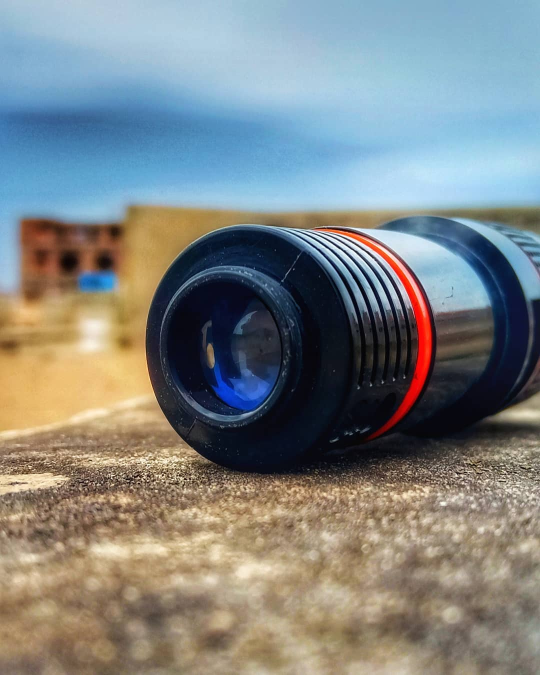
#> input picture library/10.jpg, 1080 x 1350 px (shown at 1/2 size)
$ python build_images.py
#> lines starting #> are read from the running program, lines starting #| are printed output that depends on the picture
#> in process, im is the input picture: PIL image 1080x1350 RGB; mean R, G, B 127.5, 132.7, 132
#!/usr/bin/env python3
"""
Image pipeline for photo-by-azeem.

Reads originals from `library/`, and for each photo:
  - trims baked-in letterbox bars (Instagram-style white/black padding)
  - emits a responsive ladder of WebP + JPEG derivatives (never upscaling)
  - extracts a blurred LQIP placeholder + dominant colour (kills layout shift)
  - writes `data/gallery.json`, which drives the whole gallery

Usage:
    python3 tools/build_images.py            # build only what changed
    python3 tools/build_images.py --force    # rebuild everything

To add new photos: drop them into `library/`, add an entry to CURATION below
(or leave it out to default to the "street" category), then re-run.
"""

import argparse
import base64
import io
import json
import os
import sys
from collections import Counter

from PIL import Image, ImageFilter

ROOT = os.path.dirname(os.path.dirname(os.path.abspath(__file__)))
SRC = os.path.join(ROOT, "library")
OUT = os.path.join(ROOT, "assets", "gallery")
MANIFEST = os.path.join(ROOT, "data", "gallery.json")

# Responsive ladder. A derivative is only produced if the original is at least
# this wide -- we never invent pixels that were not in the source file.
WIDTHS = [400, 800, 1200, 1600, 2400]

# WebP carries the whole ladder (~97% browser support). A single JPEG rung is
# emitted at FALLBACK_W purely as the <img> src for the long tail.
FALLBACK_W = 1200
JPEG_Q = 82
LQIP_W = 20


def webp_quality(width):
    """Big rungs are only ever seen fullscreen in the lightbox, where a lower
    quality is visually indistinguishable but roughly 40% lighter."""
    if width >= 1600:
        return 72
    if width >= 1200:
        return 78
    return 80


def avif_quality(width):
    """AVIF holds detail at lower settings than WebP; these land ~30% lighter
    than the WebP rung at the same visual quality."""
    if width >= 1600:
        return 50
    if width >= 1200:
        return 55
    return 60

# ---------------------------------------------------------------------------
# Curation. Photos are keyed by their original filename.
#
# Categories were assigned by eye from contact sheets of the full library.
# Anything not listed here is skipped -- that is how the screenshots, text/quote
# overlays and duplicates stay out of the portfolio.
#
# Entries are (category, title) or (category, title, caption). The caption is
# the place/year line under the title in the lightbox -- only add one when the
# location is actually known; an absent caption simply shows nothing.
# ---------------------------------------------------------------------------
MACRO, GOLDEN, ARCH, NATURE, RIDES, MOUNTAINS, STREET, SACRED = (
    "macro", "golden", "architecture", "nature", "rides", "mountains", "street",
    "pilgrimage",
)

CATEGORY_META = [
    ("macro",        "Macro"),
    ("golden",       "Golden Hour"),
    ("architecture", "Architecture"),
    ("pilgrimage",   "Pilgrimage"),
    ("nature",       "Nature"),
    ("rides",        "Roads & Rides"),
    ("mountains",    "Mountains"),
    ("street",       "Street"),
]

CURATION = {
    # --- macro / objects: the bokeh close-ups ---
    "10.jpg":  (MACRO,  "Glass and Chrome"),
    "11.jpg":  (MACRO,  "Lens, Ring, Ledge"),
    "12.jpg":  (MACRO,  "Signet on Stone"),
    "13.jpg":  (MACRO,  "Tangled Sound"),
    "15.jpg":  (MACRO,  "Precision"),
    "20.jpg":  (MACRO,  "Black Stone"),
    "27.jpg":  (MACRO,  "Blue Dial, Green Hills"),
    "3.jpg":   (MACRO,  "Ring and Minaret"),
    "33.jpg":  (MACRO,  "Faith in Focus"),
    "35.jpg":  (MACRO,  "A Rose, Held"),
    "4.jpg":   (MACRO,  "Sapphire and Spire"),

    # --- golden hour ---
    "16.jpg":  (GOLDEN, "Ten Past Sunset"),
    "17.jpg":  (GOLDEN, "Through the Lens"),
    "2.jpg":   (GOLDEN, "Aviators at Dusk"),
    "22.jpg":  (GOLDEN, "Moonrise, Mirrored"),
    "24.jpg":  (GOLDEN, "Last Light in the Grass"),
    "40.jpg":  (GOLDEN, "Rickshaw into the Sun"),
    "41.jpg":  (GOLDEN, "Freight and Fire"),
    "42.jpg":  (GOLDEN, "The Road Ends in Gold"),
    "46.jpg":  (GOLDEN, "Backlit Leaves"),
    "61.webp": (GOLDEN, "Cloudbreak"),
    "62.webp": (GOLDEN, "Fairground Evening"),
    "63.webp": (GOLDEN, "Pastel Ridge"),
    "7.jpg":   (GOLDEN, "Bare Branches, Warm Wall"),

    # --- architecture & heritage ---
    "1.jpg":   (ARCH,   "Old Campus, Long Shadows"),
    "34.jpg":  (ARCH,   "Badshahi", "Badshahi Mosque, Lahore"),
    "37.jpg":  (ARCH,   "Fort Walls", "Lahore Fort"),
    "38.jpg":  (ARCH,   "Arches, Reflected"),
    "39.jpg":  (ARCH,   "Dome and Minaret"),
    "45.jpg":  (ARCH,   "Iron Lattice, Violet Sky"),
    "51.jpg":  (ARCH,   "Glass at Golden Hour"),
    "66.jpg":  (ARCH,   "Vertical"),
    "69.jpg":  (ARCH,   "Hill Station Facade"),
    "71.jpg":  (ARCH,   "Stone and Steel"),
    "72.jpg":  (ARCH,   "Corner Block"),
    "75.jpg":  (ARCH,   "Sandstone, Blue Hour"),
    "76.jpg":  (ARCH,   "Cables and Cornices"),
    "79.jpeg": (ARCH,   "The Gate"),
    "80.jpeg": (ARCH,   "White Facade"),
    "82.jpeg": (ARCH,   "Clean Lines"),
    "83.jpg":  (ARCH,   "Domes Above the Bazaar"),
    "95.jpg":  (ARCH,   "Balconies"),
    "99.jpg":  (ARCH,   "Scaffold"),

    # --- nature & flora ---
    "14.jpg":  (NATURE, "Wildflower, Sunlit"),
    "18.jpg":  (NATURE, "Grass Against the Sun"),
    "21.jpg":  (NATURE, "Bougainvillea"),
    "23.jpg":  (NATURE, "Reaching Up"),
    "25.jpg":  (NATURE, "River Stones"),
    "26.jpg":  (NATURE, "Blades at Dusk"),
    "28.jpg":  (NATURE, "Veined Rock"),
    "29.jpg":  (NATURE, "Five Petals"),
    "36.jpg":  (NATURE, "After the Rain"),
    "52.jpg":  (NATURE, "One Rose"),
    "54.jpg":  (NATURE, "Marigold Verge"),
    "55.jpg":  (NATURE, "Open Hand"),
    "60.webp": (NATURE, "Chai in the Garden"),
    "102.jpg": (NATURE, "Roadside Chai"),

    # --- roads & rides ---
    "57.webp": (RIDES,  "Two Up"),
    "58.webp": (RIDES,  "Standing Still"),
    "59.webp": (RIDES,  "Helmet on the Tank"),
    "64.jpg":  (RIDES,  "Parked, Waiting"),
    "70.jpg":  (RIDES,  "Fuel Stop"),
    "73.jpg":  (RIDES,  "Rider and Machine"),
    "77.jpg":  (RIDES,  "Dusk Patrol"),
    "81.jpeg": (RIDES,  "Chrome and Dust"),
    "84.jpg":  (RIDES,  "Loaded Up"),
    "89.jpg":  (RIDES,  "Pines and Pistons", "Northern Pakistan"),
    "92.jpg":  (RIDES,  "Handlebars to the Pass", "Northern Pakistan"),

    # --- mountains & travel ---
    "50.jpg":  (MOUNTAINS, "Flag at the Hut", "Northern Pakistan"),
    "68.jpg":  (MOUNTAINS, "Moon Over the Ridge", "Northern Pakistan"),
    "85.jpg":  (MOUNTAINS, "Forest Stalls", "Northern Pakistan"),
    "86.jpg":  (MOUNTAINS, "The Long Way Up", "Northern Pakistan"),
    "87.jpg":  (MOUNTAINS, "Glacial Rubble", "Northern Pakistan"),
    "88.jpg":  (MOUNTAINS, "Through the Deodars", "Northern Pakistan"),
    "90.jpg":  (MOUNTAINS, "Pine Cathedral", "Northern Pakistan"),
    "91.jpg":  (MOUNTAINS, "Tall Timber", "Northern Pakistan"),
    "93.jpg":  (MOUNTAINS, "Where the Road Runs Out", "Northern Pakistan"),
    "94.jpg":  (MOUNTAINS, "The Wooden House", "Northern Pakistan"),
    "96.jpg":  (MOUNTAINS, "Valley Floor", "Northern Pakistan"),
    "97.jpg":  (MOUNTAINS, "Riverbed", "Northern Pakistan"),
    "98.jpg":  (MOUNTAINS, "Rest Stop", "Northern Pakistan"),

    # --- street & city life ---
    "100.jpg": (STREET, "After the Rain, Mall Road", "Mall Road, Lahore"),
    "101.jpg": (STREET, "Two Lamps"),
    "19.jpg":  (STREET, "Rooftops, Heavy Sky"),
    "43.jpg":  (STREET, "Parked on the Gravel"),
    "47.jpg":  (STREET, "Evening Commute"),
    "48.jpg":  (STREET, "Orange Haze"),
    "53.jpg":  (STREET, "Lot, Late Winter"),
    "56.jpg":  (STREET, "The Campus Bus"),
    "6.jpg":   (STREET, "Match Point"),
    "67.jpg":  (STREET, "Blue Alley"),
    "74.jpg":  (STREET, "Rickshaw Row"),
    "8.jpg":   (STREET, "Open Ground"),

    # --- Makkah & Madinah (2026) -- the full-resolution set ---
    "IMG_0772.jpg": (SACRED, "The Kaaba at Night", "Masjid al-Haram, Makkah · 2026"),
    "IMG_0743.jpg": (SACRED, "Al-Haram After Isha", "Masjid al-Haram, Makkah · 2026"),
    "IMG_0811.jpg": (SACRED, "The Courtyard, Daylight", "Masjid al-Haram, Makkah · 2026"),
    "IMG_0656.jpg": (SACRED, "The Green Dome", "Al-Masjid an-Nabawi, Madinah · 2026"),
    "IMG_0450.jpg": (SACRED, "Held Open", "Al-Masjid an-Nabawi, Madinah · 2026"),

    # --- old Lahore, same set ---
    "IMG_8894.jpg": (STREET, "Shah Jahani Dawakhana", "Walled City, Lahore · 2026"),
    "IMG_8882.jpg": (STREET, "Old City, Early", "Walled City, Lahore · 2026"),
    "IMG_8878.jpg": (STREET, "Narrow Lane", "Walled City, Lahore · 2026"),
    "IMG_8905.jpg": (ARCH,   "Behind the Railings", "Walled City, Lahore · 2026"),
    "IMG_7935.jpg": (ARCH,   "Sandstone and Sky", "Lahore · 2026"),
}

# Portraits used in the About section -- processed, but kept out of the grid.
PORTRAITS = ["me3.jpeg", "me5.jpeg", "me.jpeg"]


def trim_bars(im, tol=12, max_frac=0.28):
    """Remove baked-in uniform letterbox bars (the white Instagram padding).

    Only trims a side if the bar is near-uniform AND smaller than `max_frac` of
    the dimension, so we never eat into an actual bright sky or a dark frame.
    """
#> called with tol = 12, max_frac = 0.28
    rgb = im.convert("RGB")
    w, h = rgb.size
    px = rgb.load()

    def line_uniform(coords):
        step = max(1, len(coords) // 40)
        sample = [px[x, y] for x, y in coords[::step]]
#> sample = 41 items
        base = sample[0]
#> base = (165, 193, 214)
        # bar colours are the flat extremes -- white or black
        if not (all(c > 238 for c in base) or all(c < 18 for c in base)):
            return False
        return all(
            abs(c[0] - base[0]) <= tol
            and abs(c[1] - base[1]) <= tol
            and abs(c[2] - base[2]) <= tol
            for c in sample
        )

    left = 0
    while left < int(w * max_frac) and line_uniform([(left, y) for y in range(h)]):
        left += 1
    right = w - 1
    while right > w - int(w * max_frac) and line_uniform([(right, y) for y in range(h)]):
        right -= 1
    top = 0
    while top < int(h * max_frac) and line_uniform([(x, top) for x in range(w)]):
        top += 1
    bottom = h - 1
    while bottom > h - int(h * max_frac) and line_uniform([(x, bottom) for x in range(w)]):
        bottom -= 1

    # require a meaningful trim, and a sane resulting box
    if right - left < w * 0.4 or bottom - top < h * 0.4:
        return im, False
    if left == 0 and top == 0 and right == w - 1 and bottom == h - 1:
        return im, False
    return im.crop((left, top, right + 1, bottom + 1)), True


# [19 lines left out: functions lqip_data_uri, dominant_color, not called in this run]


def slug(name):
    return os.path.splitext(name)[0].replace(" ", "-").lower()


def process(fname, force=False):
    path = os.path.join(SRC, fname)
    with Image.open(path) as im:
        im = im.convert("RGB")
        im, trimmed = trim_bars(im)
#> trimmed = False
        w, h = im.size

        sid = slug(fname)
        widths = [x for x in WIDTHS if x <= w] or [w]
        if widths[-1] < w and w <= WIDTHS[-1]:
            widths.append(w)  # keep the native size as the top rung

        # the JPEG fallback sits on the widest rung at or below FALLBACK_W
        fallback_w = max([x for x in widths if x <= FALLBACK_W] or [widths[0]])

        for tw in widths:
            th = round(h * tw / w)
            resized = None

            dst = os.path.join(OUT, f"{sid}-{tw}.webp")
            if force or not os.path.exists(dst):
                resized = im.resize((tw, th), Image.LANCZOS)
                resized.save(dst, "WEBP", quality=webp_quality(tw), method=6)

            dst = os.path.join(OUT, f"{sid}-{tw}.avif")
            if force or not os.path.exists(dst):
                if resized is None:
                    resized = im.resize((tw, th), Image.LANCZOS)
                resized.save(dst, "AVIF", quality=avif_quality(tw))

            if tw == fallback_w:
                dst = os.path.join(OUT, f"{sid}-{tw}.jpg")
                if force or not os.path.exists(dst):
                    if resized is None:
                        resized = im.resize((tw, th), Image.LANCZOS)
                    resized.save(dst, "JPEG", quality=JPEG_Q,
                                 optimize=True, progressive=True)
#> this loop made 1 pass
#> pass 1, in process, `resized = im.resize((tw, th), Image.LANCZOS)`:
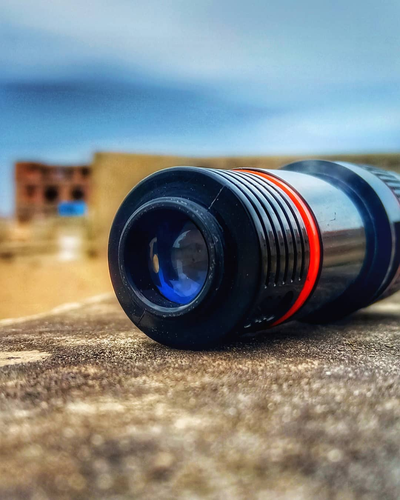
#> resized: PIL image 400x500 RGB; mean R, G, B 127.5, 132.7, 132

        return {
            "id": sid,
            "w": w,
            "h": h,
            "widths": widths,
            "fallback": fallback_w,
            "lqip": lqip_data_uri(im),
            "color": dominant_color(im),
            "trimmed": trimmed,
        }


def main():
    ap = argparse.ArgumentParser()
    ap.add_argument("--force", action="store_true", help="rebuild every derivative")
    args = ap.parse_args()

    if not os.path.isdir(SRC):
        sys.exit(f"missing source directory: {SRC}")
    os.makedirs(OUT, exist_ok=True)
    os.makedirs(os.path.dirname(MANIFEST), exist_ok=True)

    available = {f for f in os.listdir(SRC) if not f.startswith(".")}
    missing = [f for f in CURATION if f not in available]
    if missing:
        print(f"!! curated but not found in library/: {', '.join(sorted(missing))}")

    photos, trimmed_count = [], 0
    for fname, entry in CURATION.items():
        if fname not in available:
            continue
        cat, title, *rest = entry
        rec = process(fname, args.force)
        rec["category"] = cat
        rec["title"] = title
        rec["caption"] = rest[0] if rest else ""
        trimmed_count += rec.pop("trimmed")
        photos.append(rec)
        print(f"  {fname:<12} {rec['w']}x{rec['h']:<5} -> {len(rec['widths'])} sizes  [{cat}]")

    portraits = []
    for fname in PORTRAITS:
        if fname not in available:
            continue
        rec = process(fname, args.force)
        rec.pop("trimmed", None)
        portraits.append(rec)

    # Biggest, most striking frames lead the grid; the rest keep a stable order.
    photos.sort(key=lambda p: (-(p["w"] * p["h"]), p["id"]))

    manifest = {
        "categories": [
            {"id": cid, "label": label}
            for cid, label in CATEGORY_META
            if any(p["category"] == cid for p in photos)
        ],
        "photos": photos,
        "portraits": portraits,
    }
    with open(MANIFEST, "w") as f:
        json.dump(manifest, f, indent=1)

    total = sum(
        os.path.getsize(os.path.join(OUT, f)) for f in os.listdir(OUT)
    ) / 1e6
    print(f"\n{len(photos)} photos, {len(portraits)} portraits")
    print(f"letterbox bars trimmed from {trimmed_count} photos")
    print(f"derivatives: {len(os.listdir(OUT))} files, {total:.1f} MB")
    print(f"manifest: {os.path.relpath(MANIFEST, ROOT)}")


if __name__ == "__main__":
#> (the run stopped early here; a loop or call above may not have finished)

$ run again, with library/30.jpg copied over library/10.jpg
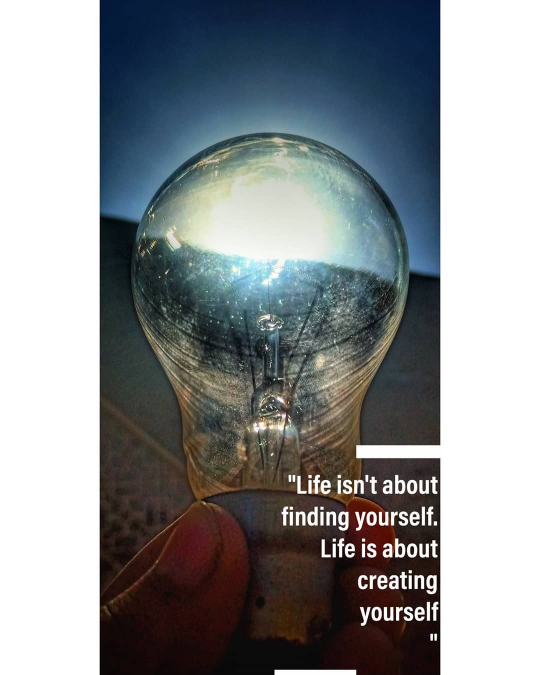
#> input picture library/30.jpg, 1080 x 1350 px (shown at 1/2 size)
#> in process, im is the input picture: PIL image 1080x1350 RGB; mean R, G, B 139.2, 142.7, 144.9
#> sample = 41 items
#> base = (255, 255, 255)
#> after the loop in trim_bars, `while left < int(w * max_frac) and line_uniform([(left, y) for y in ra..`: left = 199
#> the loop in trim_bars, `while right > w - int(w * max_frac) and line_uniform([(right, y) for y..` made 199 passes
#> right on passes 1 to 3: 1078, 1077, 1076
#> after the loop in trim_bars, `while right > w - int(w * max_frac) and line_uniform([(right, y) for y..`: right = 880
#> in trim_bars, `bottom = h - 1`: bottom = 1349
#> in process, `im, trimmed = trim_bars(im)`:
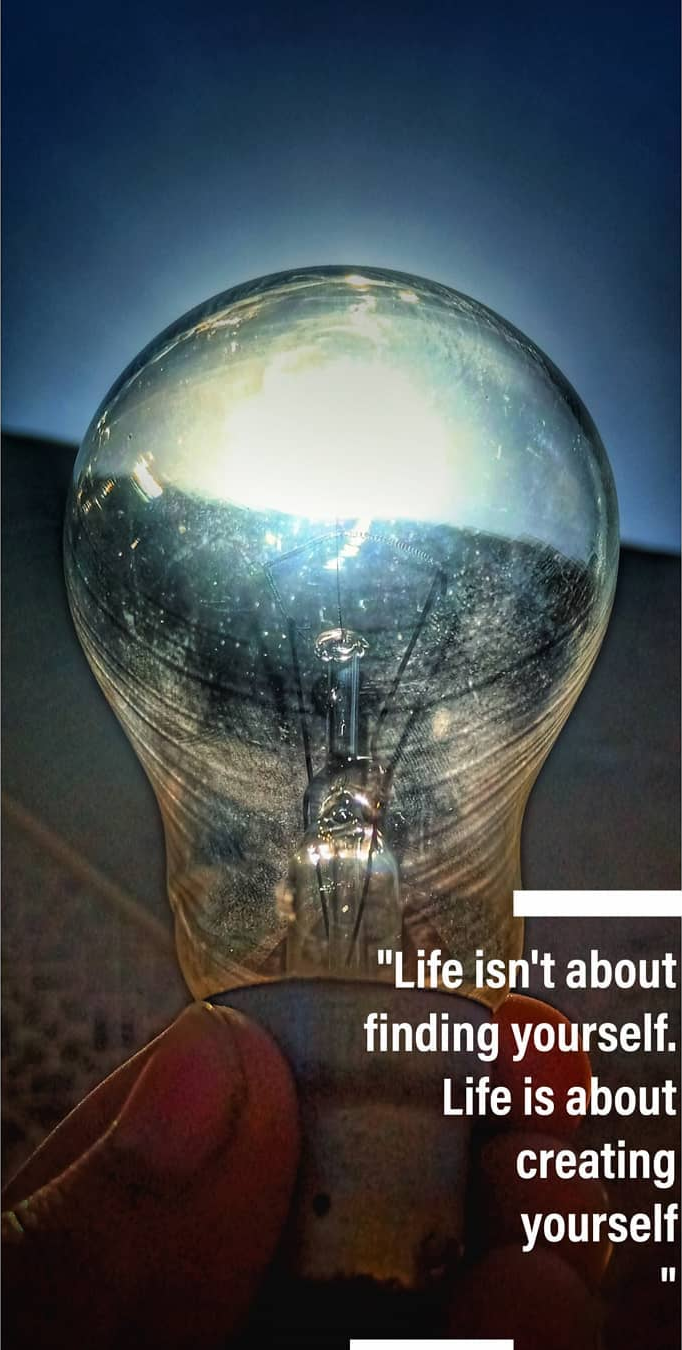
#> im: PIL image 682x1350 RGB; mean R, G, B 71.7, 77.1, 80.6
#> trimmed = True

$ run again, with library/31.jpg copied over library/10.jpg
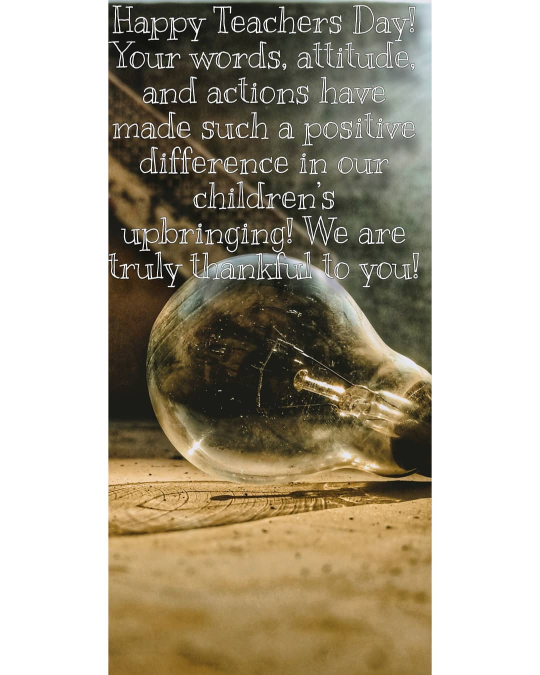
#> input picture library/31.jpg, 1080 x 1350 px (shown at 1/2 size)
#> in process, im is the input picture: PIL image 1080x1350 RGB; mean R, G, B 173.5, 165.3, 147.6
#> sample = 41 items
#> base = (255, 255, 255)
#> after the loop in trim_bars, `while left < int(w * max_frac) and line_uniform([(left, y) for y in ra..`: left = 215
#> in trim_bars, `right = w - 1`: right = 1079
#> the loop in trim_bars, `while right > w - int(w * max_frac) and line_uniform([(right, y) for y..` made 215 passes
#> right on passes 1 to 3: 1078, 1077, 1076
#> after the loop in trim_bars, `while right > w - int(w * max_frac) and line_uniform([(right, y) for y..`: right = 864
#> in trim_bars, `top = 0`: top = 0
#> in trim_bars, `bottom = h - 1`: bottom = 1349
#> in process, `im, trimmed = trim_bars(im)`:
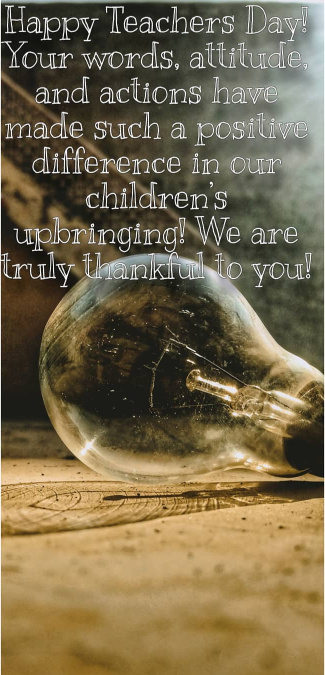
#> im: PIL image 650x1350 RGB (shown at 1/2 size); mean R, G, B 119.6, 106, 76.6
#> trimmed = True
#> the loop in process, `for tw in widths:` made 1 pass
#> pass 1, in process, `resized = im.resize((tw, th), Image.LANCZOS)`:
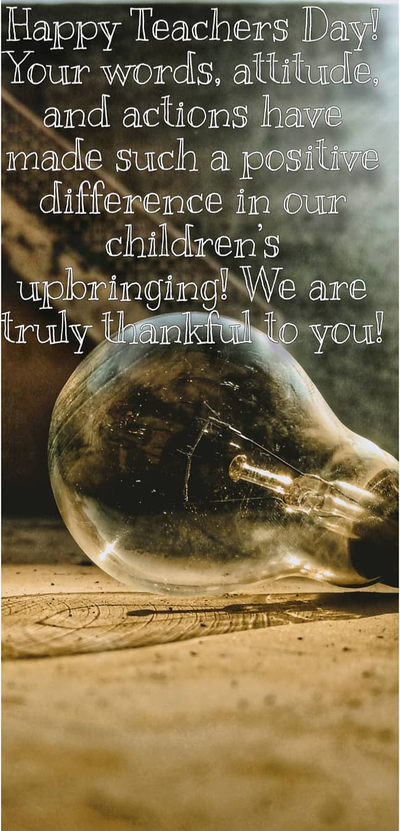
#> resized: PIL image 400x831 RGB; mean R, G, B 119.5, 106, 76.6
